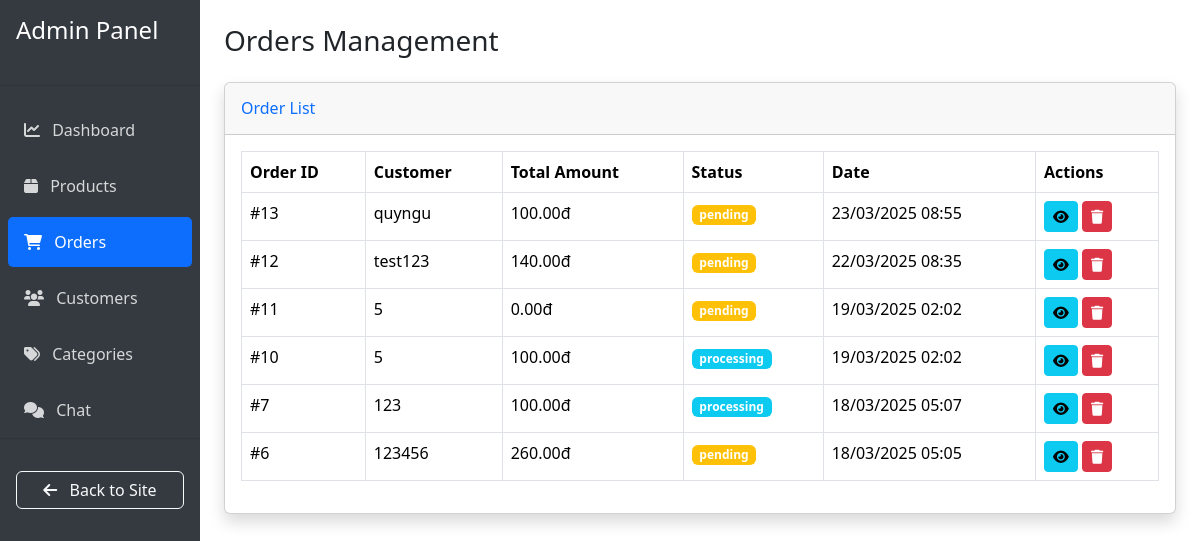
/admin-orders/ (signed in), run on an earlier commit of the app's database.
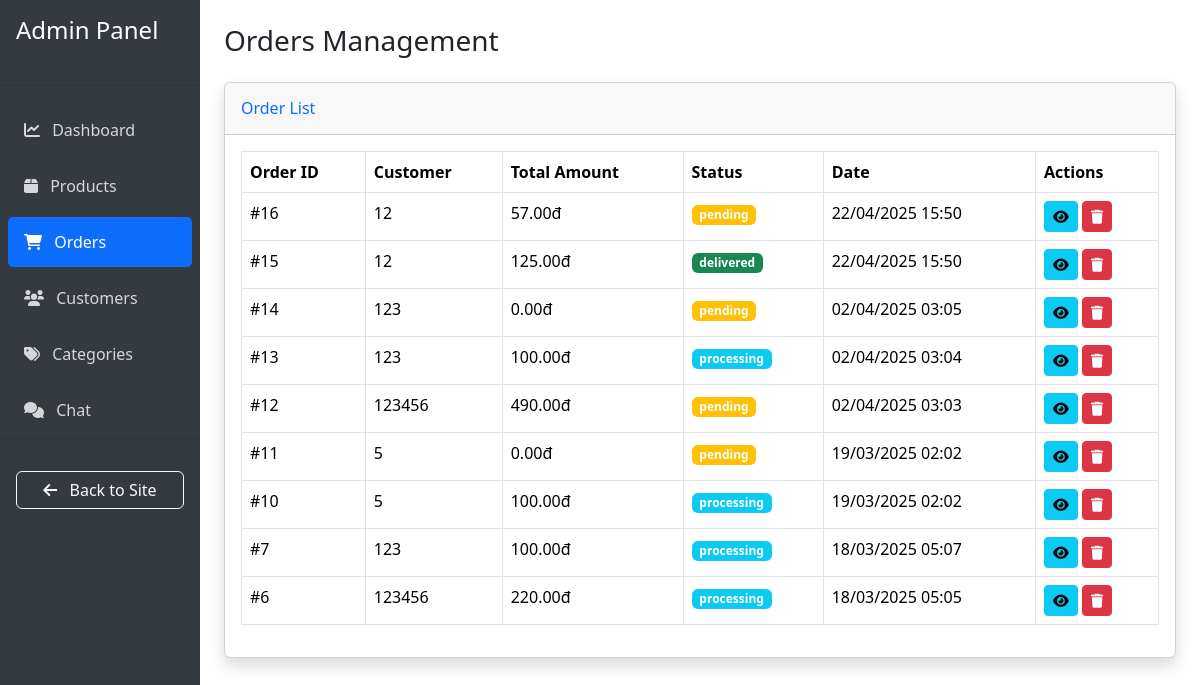
And on a later commit of the database.
### hoadeptrai/models.py (models this page shows, shortened)
class Order(models.Model):
    STATUS_CHOICES = (
        ('pending', 'Pending'),
        ('processing', 'Processing'),
        ('shipped', 'Shipped'),
        ('delivered', 'Delivered'),
        ('cancelled', 'Cancelled')
    )
    customer = models.ForeignKey(Customer, on_delete=models.CASCADE)
    order_date = models.DateTimeField(auto_now_add=True)
    total_amount = models.DecimalField(max_digits=10, decimal_places=2)
    shipping_address = models.CharField(max_length=255)
    status = models.CharField(max_length=20, choices=STATUS_CHOICES, default='pending')
    payment_method = models.CharField(max_length=50, null=True, blank=True)
    promotion = models.ForeignKey('Promotion', on_delete=models.SET_NULL, null=True, blank=True)
    complete = models.BooleanField(default=False)  # Add this field

class Customer(AbstractUser):
    phone_number = models.CharField(max_length=20, blank=True)
    address = models.CharField(max_length=255, blank=True)
    ROLES = (
        ('customer', 'Customer'),
        ('seller', 'Seller'),
        ('admin', 'Admin')
    )
    role = models.CharField(max_length=10, choices=ROLES)
    loyalty_points = models.IntegerField(default=0)
    groups = models.ManyToManyField(Group, related_name="custom_customer_groups", blank=True)
    user_permissions = models.ManyToManyField(Permission, related_name="custom_customer_permissions", blank=True)

### hoadeptrai/views.py (the view, shortened to what this page needs)
# urls.py: path('admin-orders/', views.admin_orders, name='admin_orders'),
@staff_member_required
def admin_orders(request):
    orders = Order.objects.all().order_by('-order_date')
    return render(request, 'admin/orders.html', {'orders': orders})

### hoadeptrai/templates/admin/orders.html (shortened to what this page needs)
{% extends 'admin/base_admin.html' %}
{% block content %}
<div class="container-fluid">
    <div class="d-flex justify-content-between align-items-center mb-4">
        <h1 class="h3 mb-0 text-gray-800">Orders Management</h1>
    </div>
    <div class="card shadow mb-4">
        <div class="card-header py-3">
            <h6 class="m-0 font-weight-bold text-primary">Order List</h6>
        </div>
        <div class="card-body">
            <div class="table-responsive">
                <table class="table table-bordered">
                    <thead>
                        <tr>
                            <th>Order ID</th>
                            <th>Customer</th>
                            <th>Total Amount</th>
                            <th>Status</th>
                            <th>Date</th>
                            <th>Actions</th>
                        </tr>
                    </thead>
                    <tbody>
                        {% for order in orders %}
                        <tr>
                            <td>#{{ order.id }}</td>
                            <td>{{ order.customer.username }}</td>
                            <td>{{ order.total_amount }}đ</td>
                            <td>
                                <span class="badge {% if order.status == 'pending' %}bg-warning
                                                 {% elif order.status == 'processing' %}bg-info
                                                 {% elif order.status == 'shipped' %}bg-primary
                                                 {% elif order.status == 'delivered' %}bg-success
                                                 {% else %}bg-danger{% endif %}">
                                    {{ order.status }}
                                </span>
                            </td>
                            <td>{{ order.order_date|date:"d/m/Y H:i" }}</td>
                            <td>
                                <button class="btn btn-sm btn-info view-order" data-bs-toggle="modal" data-bs-target="#orderDetailModal" data-order-id="{{ order.id }}">
                                    <i class="fas fa-eye"></i>
                                </button>
                                <button class="btn btn-sm btn-danger delete-order" data-bs-toggle="modal" data-bs-target="#deleteOrderModal" data-order-id="{{ order.id }}" data-order-number="#{{ order.id }}">
                                    <i class="fas fa-trash"></i>
                                </button>
                            </td>
                        </tr>
                        {% endfor %}
                    </tbody>
                </table>
            </div>
        </div>
    </div>
</div>
{% endblock %}

### hoadeptrai/templates/admin/base_admin.html (shortened to what this page needs)
<!DOCTYPE html>
<html lang="en">
<head>
    {% load static %}
    <link href="https://cdn.jsdelivr.net/npm/bootstrap@5.3.3/dist/css/bootstrap.min.css" rel="stylesheet">
    <link rel="stylesheet" href="https://cdnjs.cloudflare.com/ajax/libs/font-awesome/6.0.0/css/all.min.css">
</head>
<body>
    <div class="container-fluid">
        <div class="row">
            <div class="col-md-2 px-0 position-fixed sidebar">
                <div class="d-flex flex-column h-100">
                    <a href="{% url 'admin_dashboard' %}" class="text-decoration-none p-3">
                        <h4 class="text-white">Admin Panel</h4>
                    </a>
                    <hr class="bg-light">
                    <div class="nav flex-column mb-auto">
                        <a href="{% url 'admin_dashboard' %}" class="nav-link {% if request.resolver_match.url_name == 'admin_dashboard' %}active{% endif %}">
                            <i class="fas fa-chart-line me-2"></i> Dashboard
                        </a>
                        <a href="{% url 'admin_products' %}" class="nav-link {% if request.resolver_match.url_name == 'admin_products' %}active{% endif %}">
                            <i class="fas fa-box me-2"></i> Products
                        </a>
                        <a href="{% url 'admin_orders' %}" class="nav-link {% if request.resolver_match.url_name == 'admin_orders' %}active{% endif %}">
                            <i class="fas fa-shopping-cart me-2"></i> Orders
                        </a>
                        <a href="{% url 'admin_customers' %}" class="nav-link {% if request.resolver_match.url_name == 'admin_customers' %}active{% endif %}">
                            <i class="fas fa-users me-2"></i> Customers
                        </a>
                        <a href="{% url 'admin_categories' %}" class="nav-link {% if request.resolver_match.url_name == 'admin_categories' %}active{% endif %}">
                            <i class="fas fa-tags me-2"></i> Categories
                        </a>
                        <a href="{% url 'admin_chat' %}" class="nav-link {% if request.resolver_match.url_name == 'admin_chat' %}active{% endif %}">
                            <i class="fas fa-comments me-2"></i> Chat
                        </a>
                    </div>
                    <hr class="bg-light mt-auto">
                    <div class="p-3">
                        <a href="{% url 'home' %}" class="btn btn-outline-light w-100">
                            <i class="fas fa-arrow-left me-2"></i> Back to Site
                        </a>
                    </div>
                </div>
            </div>
            <div class="col-md-10 offset-md-2 py-4">
                {% block content %}{% endblock %}
            </div>
        </div>
    </div>
</body>
</html>

### hoadeptrai/templates/admin/base_admin.html (style rules this page uses)
.sidebar { min-height: 100vh; background-color: #343a40; }
.nav-link { color: rgba(255,255,255,.8); padding: 0.8rem 1rem; border-radius: 5px; margin: 0.2rem 0.5rem; }
.nav-link.active { background-color: #0d6efd; color: #fff; }

What changed in the data, as far as the page shows it:
added Order: id "16", customer.username "12", total_amount "57.00", status "pending", order_date "22/04/2025 15:50"
added Order: id "15", customer.username "12", total_amount "125.00", status "delivered", order_date "22/04/2025 15:50"
added Order: id "14", customer.username "123", total_amount "0.00", status "pending", order_date "02/04/2025 03:05"
changed Order id 13: customer.username "quyngu" → "123"; status "pending" → "processing"; order_date "23/03/2025 08:55" → "02/04/2025 03:04"
changed Order id 12: customer.username "test123" → "123456"; total_amount "140.00" → "490.00"; order_date "22/03/2025 08:35" → "02/04/2025 03:03"
changed Order id 6: total_amount "260.00" → "220.00"; status "pending" → "processing"
